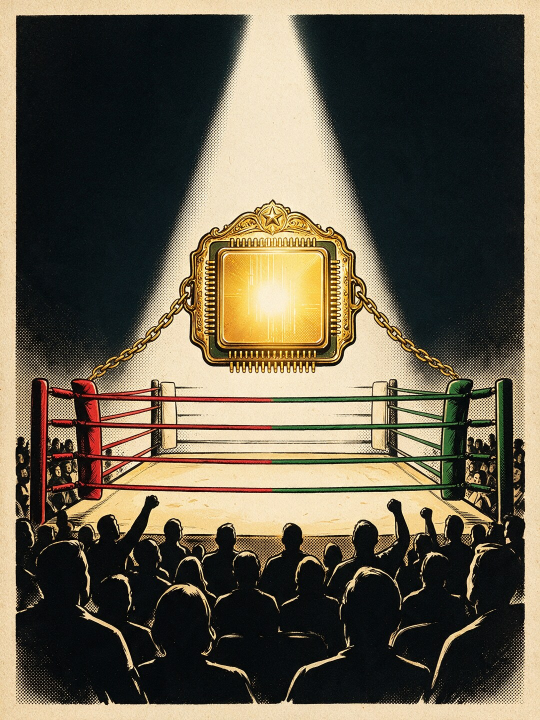
#> input picture ez/tools/concepts/worlds/comic/story/h/bet/img/arena-a-sd.jpg, 1080 x 1440 px, given in place of arena-a-sd.jpg.jpg, which was not available (shown at 1/2 size)
$ python rects.py ../bet/img/arena-a-sd.jpg
#> lines starting #> are read from the running program, lines starting #| are printed output that depends on the picture; after the words box and inside, x2 and y2 are one past the last pixel; in counts of white or black regions, pixels touching at a corner belong together
# finds dark glass windows (screen, LED window) and the gold button in each painting; prints bounding boxes in painting px
import sys,json
from PIL import Image
import numpy as np
from scipy import ndimage
out={}
for n in sys.argv[1:]:
  im=np.asarray(Image.open(f'img/{n}.jpg').convert('RGB')).astype(int);H,W,_=im.shape
#> after `H, W, _ = im.shape`: H = 1440; W = 1080
  L=im.max(2);dark=L<38
#> after `L = im.max(2)`:
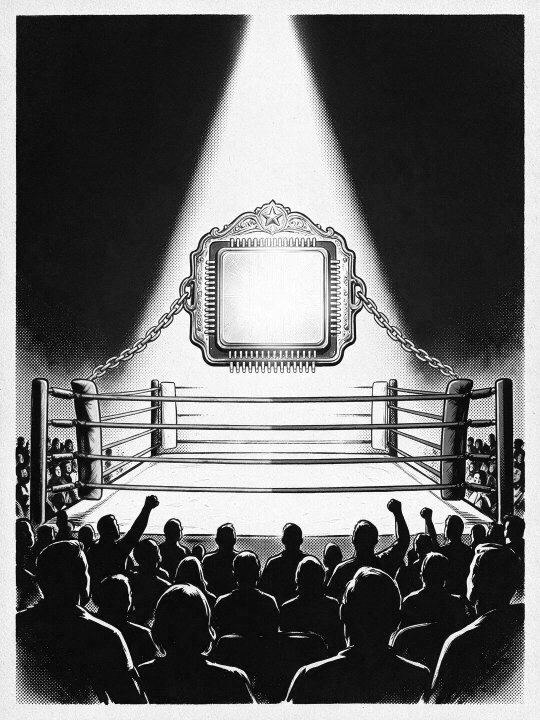
#> L: shape (1440, 1080) int64 (shown at 1/2 size); min 0, max 255, mean 106.2
#> after `dark = L < 38`:
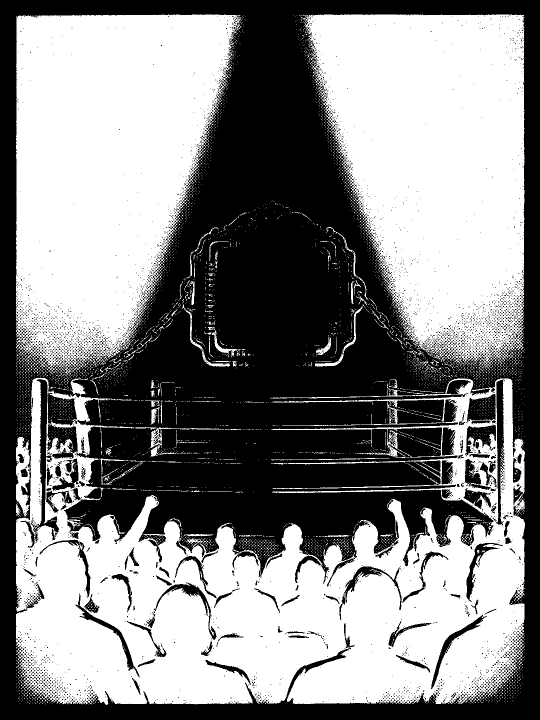
#> dark: shape (1440, 1080) bool (shown at 1/2 size); 53.4% white; 4501 black regions (4370 under 20 px), largest, box (x1, y1, x2, y2) and area: (0, 0, 1080, 1440) 662987, (61, 758, 156, 1086) 9151, (985, 759, 1010, 1051) 2910
  lab,k=ndimage.label(dark);sl=ndimage.find_objects(lab);boxes=[]
#> after `lab, k = ndimage.label(dark)`:
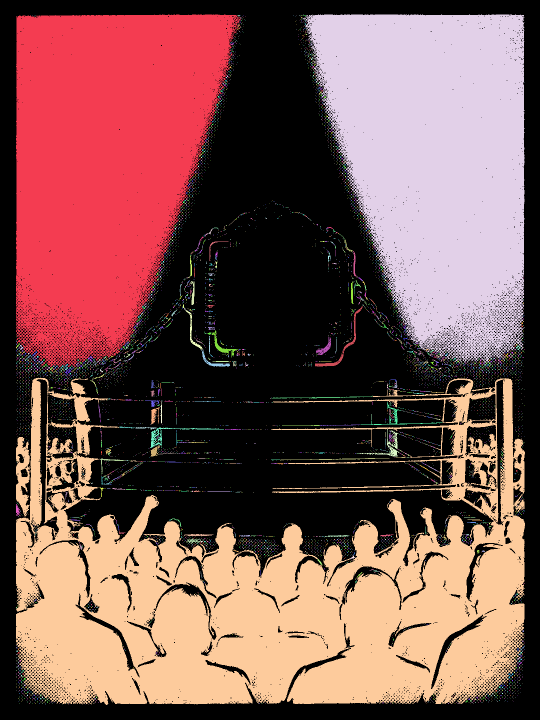
#> lab: shape (1440, 1080) int32 (shown at 1/2 size); 6915 distinct labels, from 0 to 6914; one colour per label, 0 black
#> after `lab, k = ndimage.label(dark)`: k = 6914
#> after `sl = ndimage.find_objects(lab)`: sl = 6914 items
  for i,s in enumerate(sl):
    h=s[0].stop-s[0].start;w=s[1].stop-s[1].start;area=(lab[s]==i+1).sum()
    if w>120 and h>50 and area>0.75*w*h and w<W*.95 and h<H*.95: boxes.append([s[1].start,s[0].start,w,h,round(w/h,3)])
#> this loop made 6914 passes
#> (h, w, area) on passes 1, 4: (705, 449, 227511), (697, 443, 222964)
#> after the loop, boxes = []
  boxes.sort(key=lambda b:-b[2]*b[3]);out[n]=boxes[:8];print(n,boxes[:8])
#| ../bet/img/arena-a-sd.jpg []
json.dump(out,open('rects.json','w'))

$ run again, on ez/tools/concepts/worlds/comic/story/h/bet/img/hourglass-a-sd.jpg
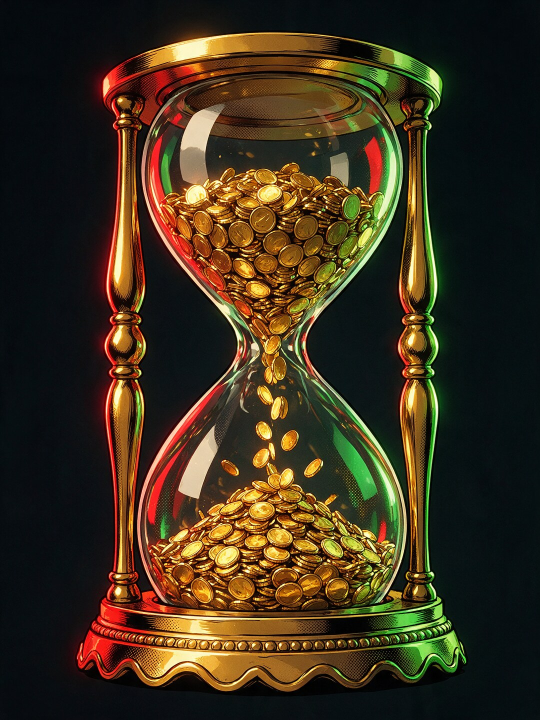
#> input picture ez/tools/concepts/worlds/comic/story/h/bet/img/hourglass-a-sd.jpg, 1080 x 1440 px, given in place of hourglass-a-sd.jpg.jpg, which was not available (shown at 1/2 size)
#> `dark = L < 38`:
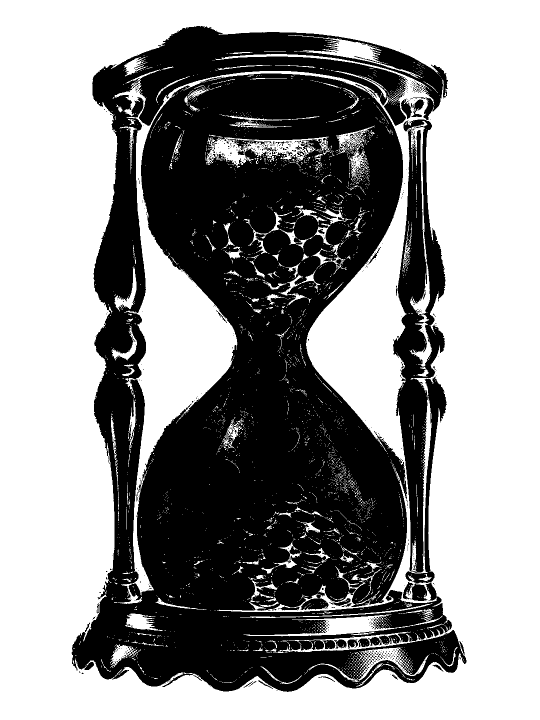
#> dark: shape (1440, 1080) bool (shown at 1/2 size); 57.4% white; 677 black regions (636 under 20 px), largest, box (x1, y1, x2, y2) and area: (143, 52, 933, 1384) 608690, (786, 239, 894, 1202) 46639, (736, 1269, 800, 1292) 807
#> `lab, k = ndimage.label(dark)`:
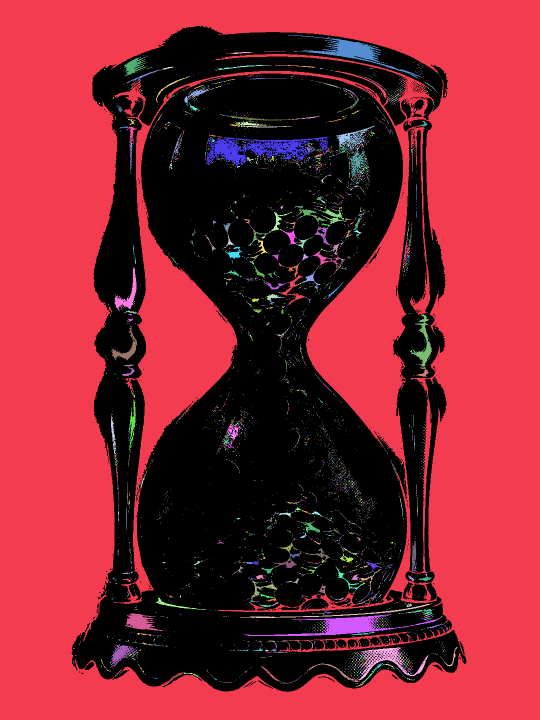
#> lab: shape (1440, 1080) int32 (shown at 1/2 size); 5781 distinct labels, from 0 to 5780; one colour per label, 0 black
#> k = 5780
#> sl = 5780 items
#> the loop `for i,s in enumerate(sl):` made 5780 passes
#> (h, w, area) on passes 1, 6, 24: (1440, 1080, 835296), (86, 265, 3472), (1, 44, 44)
#> after the loop `for i,s in enumerate(sl):`: boxes = []
#| ../bet/img/hourglass-a-sd.jpg []

$ run again, on ez/tools/concepts/worlds/comic/story/h/bet/img/hourglass-b-gpt.jpg
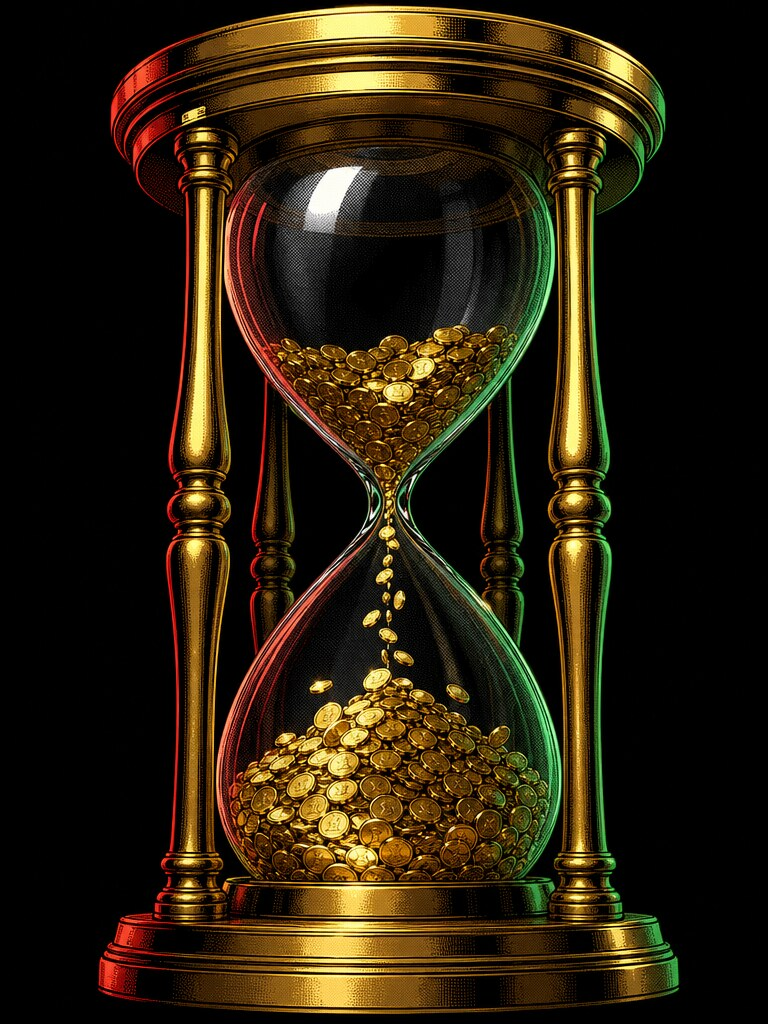
#> input picture ez/tools/concepts/worlds/comic/story/h/bet/img/hourglass-b-gpt.jpg, 768 x 1024 px, given in place of hourglass-b-gpt.jpg.jpg, which was not available
#> `dark = L < 38`:
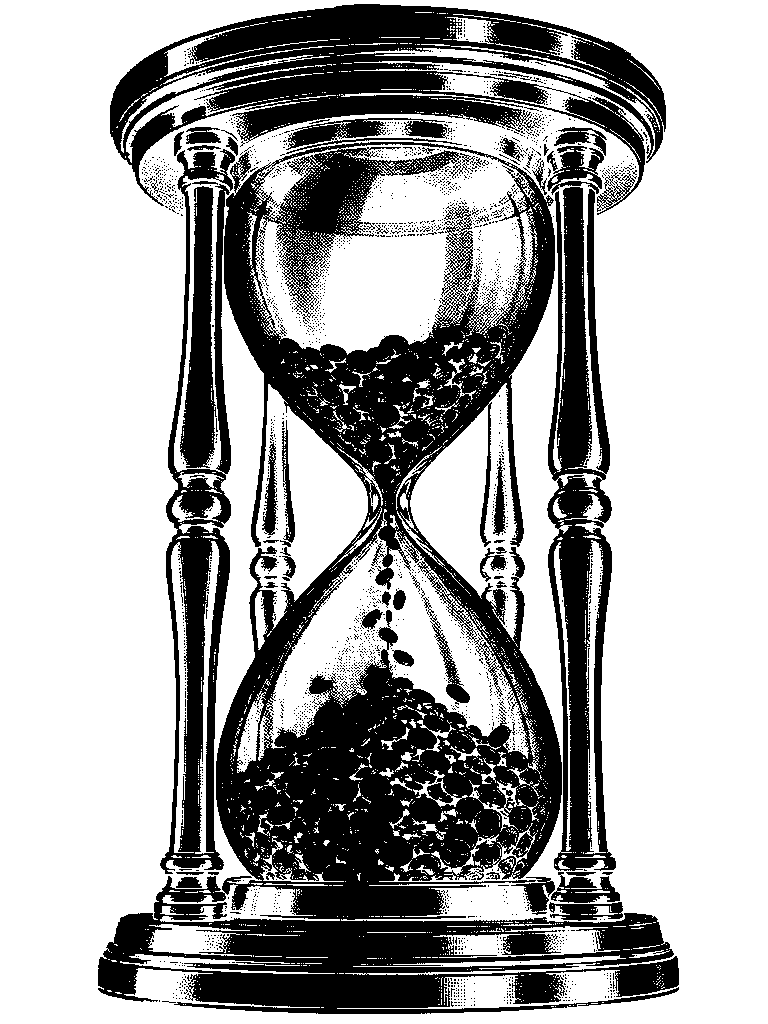
#> dark: shape (1024, 768) bool; 66.6% white; 2358 black regions (2299 under 20 px), largest, box (x1, y1, x2, y2) and area: (98, 142, 679, 1014) 153944, (110, 4, 666, 215) 42092, (547, 187, 616, 871) 24188
#> `lab, k = ndimage.label(dark)`:
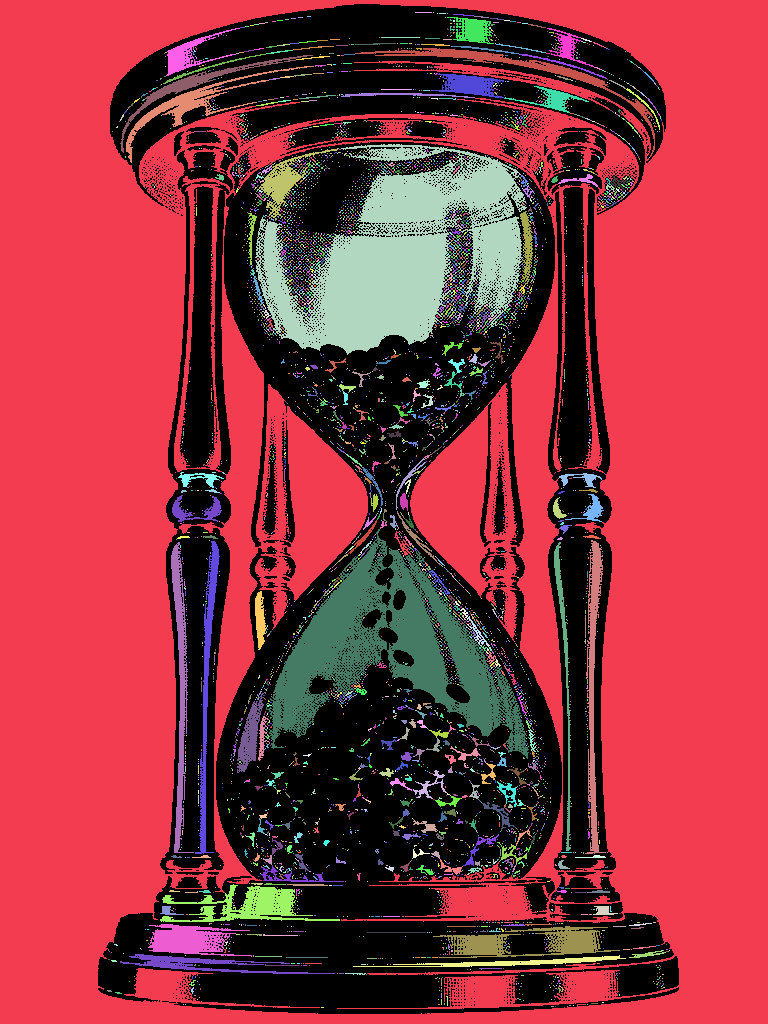
#> lab: shape (1024, 768) int32; 6168 distinct labels, from 0 to 6167; one colour per label, 0 black
#> k = 6167
#> sl = 6167 items
#> the loop `for i,s in enumerate(sl):` made 6167 passes
#> (h, w, area) on passes 1, 7, 12: (1024, 768, 420033), (2, 21, 22), (27, 47, 692)
#> after the loop `for i,s in enumerate(sl):`: boxes = []
#| ../bet/img/hourglass-b-gpt.jpg []

$ run again, on ez/tools/concepts/worlds/comic/story/h/bet/img/vault-a-sd.jpg
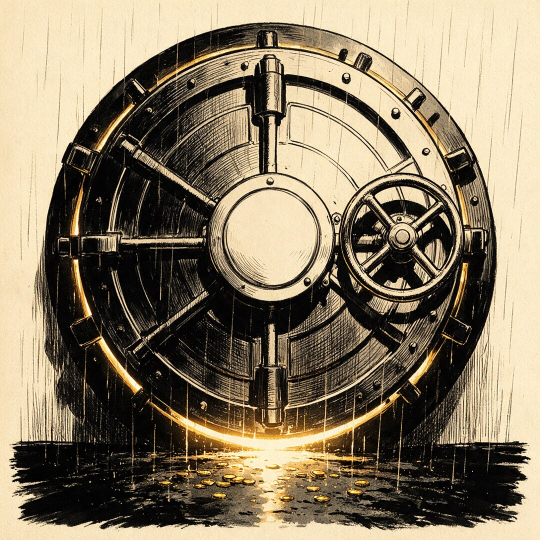
#> input picture ez/tools/concepts/worlds/comic/story/h/bet/img/vault-a-sd.jpg, 1080 x 1080 px, given in place of vault-a-sd.jpg.jpg, which was not available (shown at 1/2 size)
#> `dark = L < 38`:
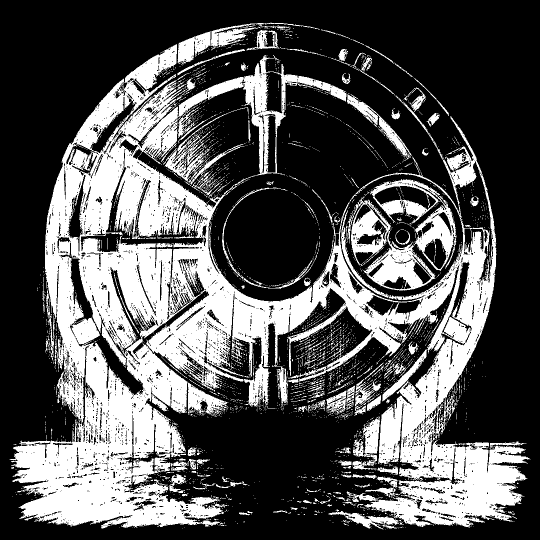
#> dark: shape (1080, 1080) bool (shown at 1/2 size); 33.4% white; 3125 white regions (2933 under 20 px), largest, box (x1, y1, x2, y2) and area: (19, 88, 1061, 1057) 321269, (695, 358, 913, 581) 18995, (355, 46, 537, 129) 4379
#> `lab, k = ndimage.label(dark)`:
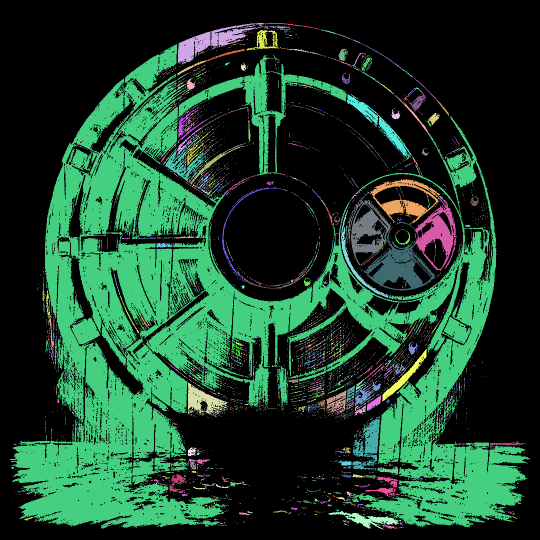
#> lab: shape (1080, 1080) int32 (shown at 1/2 size); 6250 distinct labels, from 0 to 6249; one colour per label, 0 black
#> k = 6249
#> sl = 6249 items
#> the loop `for i,s in enumerate(sl):` made 6249 passes
#> (h, w, area) on passes 1, 2, 10: (10, 92, 169), (82, 173, 4328), (5, 43, 106)
#> after the loop `for i,s in enumerate(sl):`: boxes = []
#| ../bet/img/vault-a-sd.jpg []
